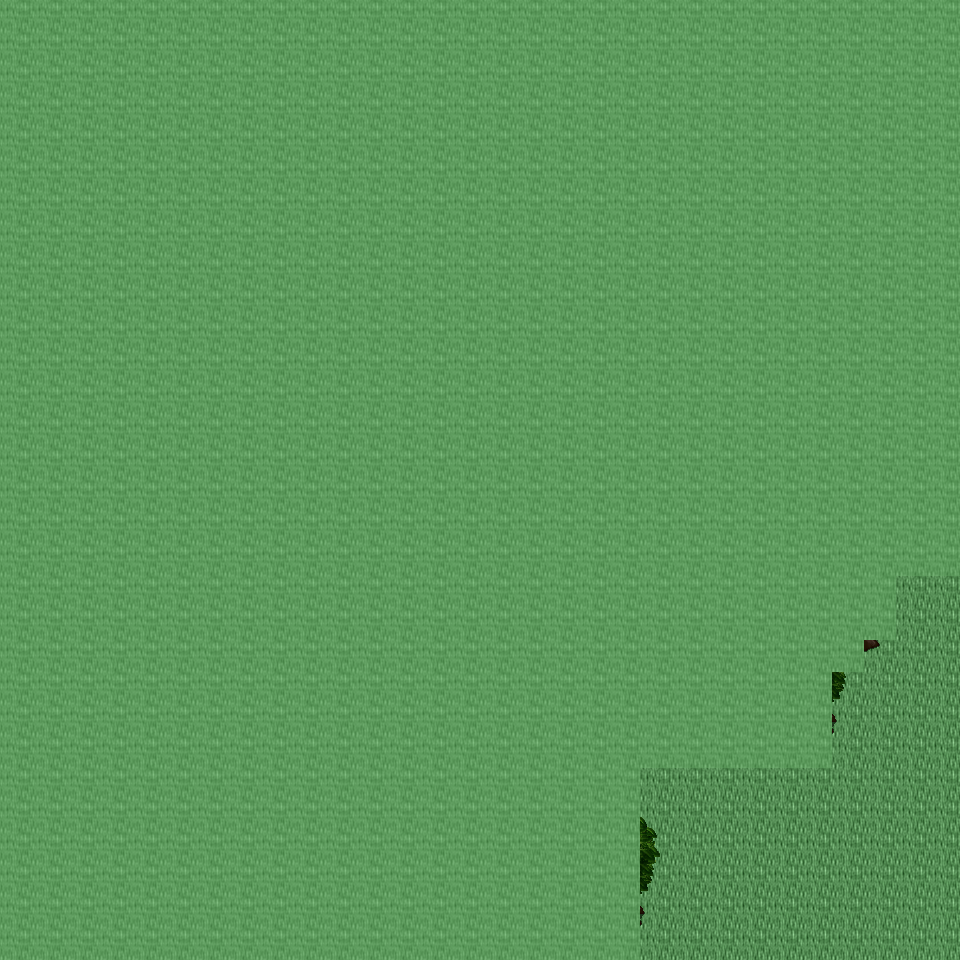

The image is a tile-based game level rendered from a .tmx file. Its description and source (layers, tilesets, objects; grid data summarised) follow:
An orthogonal 30x30 tile map with 32x32 px tiles, 6 tile layers (Ground, Object, Object2, Above, ...), 14 tilesets and 2 objects (2x mapExit).

<map version="1.0" orientation="orthogonal" renderorder="right-down" width="30" height="30" tilewidth="32" tileheight="32" nextobjectid="3">
  <tileset firstgid="1" name="tileset_ground_ground" tilewidth="32" tileheight="32" tilecount="33" columns="3">
    <image source="../drawable/tileset_ground_ground.png" width="96" height="352" />
  </tileset>
  <tileset firstgid="34" name="tileset_ground_water_pool" tilewidth="32" tileheight="32" tilecount="72" columns="3">
    <image source="../drawable/tileset_ground_water_pool.png" width="96" height="768" />
  </tileset>
  <tileset firstgid="106" name="tileset_plant_tree_tree_darkgreen" tilewidth="32" tileheight="32" tilecount="88" columns="8">
    <image source="../drawable/tileset_plant_tree_tree_darkgreen.png" width="256" height="352" />
  </tileset>
  <tileset firstgid="194" name="tileset_ground_grass_edges" tilewidth="32" tileheight="32" tilecount="36" columns="12">
    <image source="../drawable/tileset_ground_grass_edges.png" width="384" height="96" />
  </tileset>
  <tileset firstgid="230" name="tileset_ground_grass_corners" tilewidth="32" tileheight="32" tilecount="24" columns="6">
    <image source="../drawable/tileset_ground_grass_corners.png" width="192" height="128" />
  </tileset>
  <tileset firstgid="254" name="tileset_plant_grasses" tilewidth="32" tileheight="32" tilecount="6" columns="3">
    <image source="../drawable/tileset_plant_grasses.png" width="96" height="64" />
  </tileset>
  <tileset firstgid="260" name="tileset_plant_flower_daisy_yellow" tilewidth="32" tileheight="32" tilecount="8" columns="2">
    <image source="../drawable/tileset_plant_flower_daisy_yellow.png" width="64" height="128" />
  </tileset>
  <tileset firstgid="268" name="tileset_plant_flower_daisy_blue" tilewidth="32" tileheight="32" tilecount="8" columns="2">
    <image source="../drawable/tileset_plant_flower_daisy_blue.png" width="64" height="128" />
  </tileset>
  <tileset firstgid="276" name="tileset_logic_item_mushroom" tilewidth="32" tileheight="32" tilecount="6" columns="6">
    <image source="../drawable/tileset_logic_item_mushroom.png" width="192" height="32" />
  </tileset>
  <tileset firstgid="282" name="tileset_logic_item_resources" tilewidth="32" tileheight="32" tilecount="6" columns="6">
    <image source="../drawable/tileset_logic_item_resources.png" width="192" height="32" />
  </tileset>
  <tileset firstgid="288" name="tileset_logic_item_vegetable" tilewidth="32" tileheight="32" tilecount="16" columns="8">
    <image source="../drawable/tileset_logic_item_vegetable.png" width="256" height="64" />
  </tileset>
  <tileset firstgid="304" name="tileset_logic_creature_animal" tilewidth="32" tileheight="32" tilecount="32" columns="8">
    <image source="../drawable/tileset_logic_creature_animal.png" width="256" height="128" />
  </tileset>
  <tileset firstgid="336" name="tileset_logic_collision" tilewidth="32" tileheight="32" tilecount="1" columns="1">
    <image source="../drawable/tileset_logic_collision.png" width="32" height="32" />
  </tileset>
  <tileset firstgid="337" name="tileset_logic_item_herb" tilewidth="32" tileheight="32" tilecount="5" columns="5">
    <image source="../drawable/tileset_logic_item_herb.png" width="160" height="32" />
  </tileset>
  <layer name="Ground" width="30" height="30">
    <data>[900 cells, 900 non-empty, 1 distinct tile ids]</data>
  </layer>
  <layer name="Object" width="30" height="30">
    <data>[900 cells, 806 non-empty, 52 distinct tile ids]</data>
  </layer>
  <layer name="Object2" width="30" height="30">
    <data>[900 cells, 45 non-empty, 25 distinct tile ids]</data>
  </layer>
  <layer name="Above" width="30" height="30">
    <data>[900 cells, 51 non-empty, 23 distinct tile ids]</data>
  </layer>
  <layer name="Above2" width="30" height="30">
    <data>[900 cells, 4 non-empty, 4 distinct tile ids]</data>
  </layer>
  <layer name="Walkable" width="30" height="30">
    <data>[900 cells, 821 non-empty, 1 distinct tile ids]</data>
  </layer>
  <objectgroup name="MapEvents">
    <object id="1" name="south" type="mapExit" x="640" y="928" width="320" height="32">
      <properties>
        <property name="map" value="level_0_x171_y95" />
        <property name="x" value="20" />
        <property name="y" value="1" />
      </properties>
    </object>
    <object id="2" name="east" type="mapExit" x="928" y="576" width="32" height="384">
      <properties>
        <property name="map" value="level_0_x172_y94" />
        <property name="x" value="1" />
        <property name="y" value="18" />
      </properties>
    </object>
  </objectgroup>
</map>
